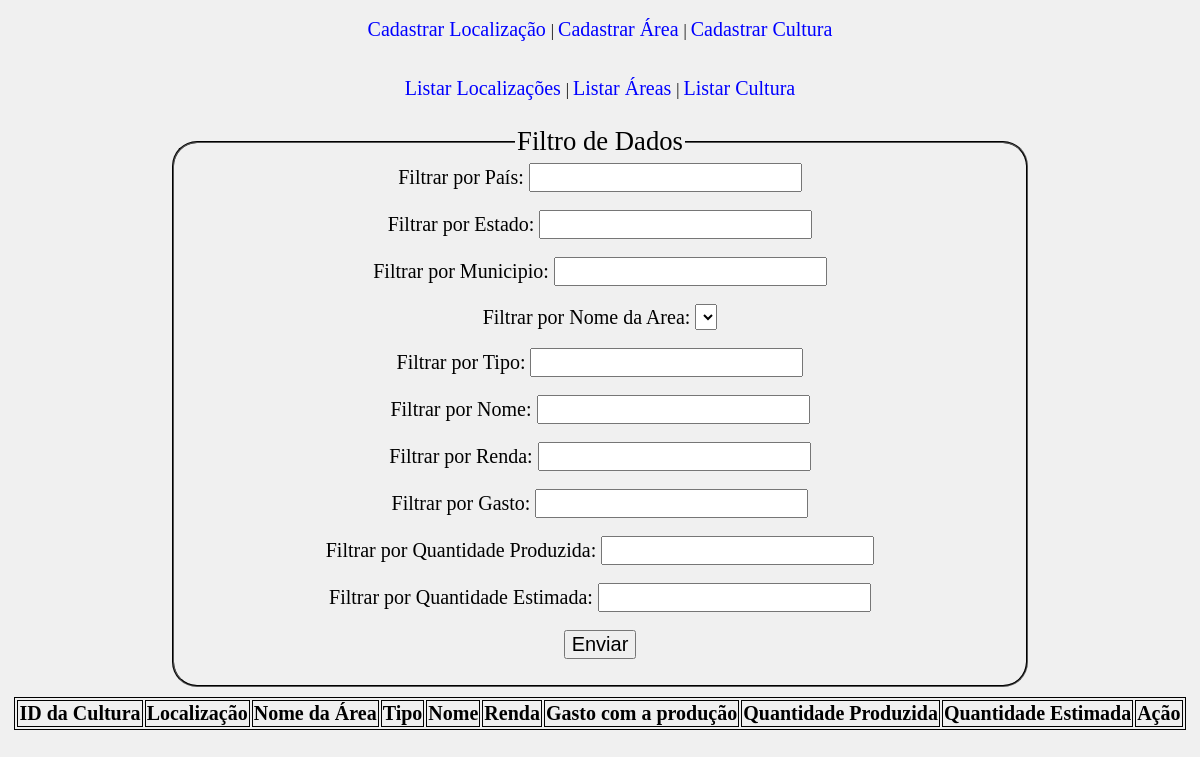
The page /listar_cultura.php on the database as committed earlier.
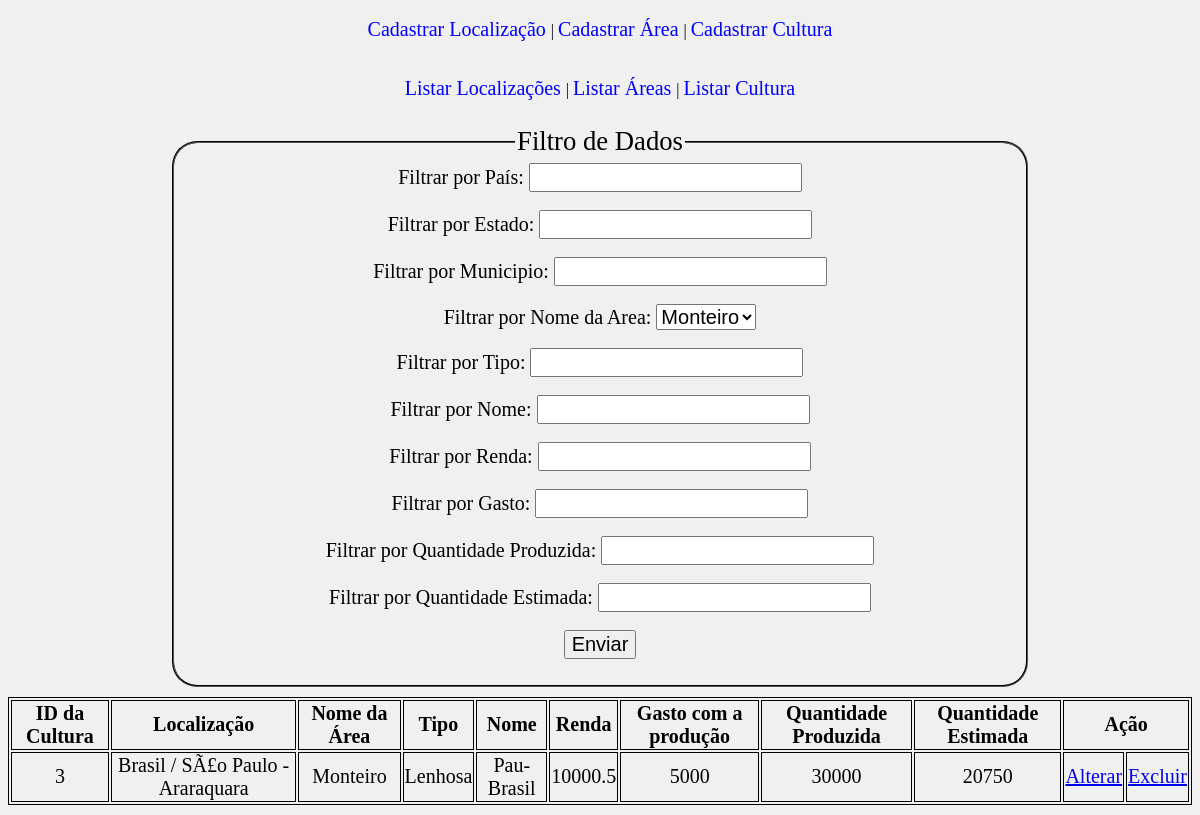
The same page on the database as committed later.
### tables this page shows
CREATE TABLE IF NOT EXISTS `cultura` (
  `ID_cultura` int(5) NOT NULL AUTO_INCREMENT,
  `cod_area` int(5) NOT NULL,
  `tipo` varchar(50) NOT NULL,
  `nome_cul` varchar(50) NOT NULL,
  `renda` float NOT NULL,
  `gasto` float NOT NULL,
  `q_produzida` float NOT NULL,
  `q_esperada` float NOT NULL,
  PRIMARY KEY (`ID_cultura`),
  KEY `cod_area` (`cod_area`)
);

CREATE TABLE IF NOT EXISTS `localizacao` (
  `ID_localizacao` int(5) NOT NULL AUTO_INCREMENT,
  `pais` varchar(50) NOT NULL,
  `estado` varchar(50) NOT NULL,
  `municipio` varchar(50) NOT NULL,
  PRIMARY KEY (`ID_localizacao`),
  KEY `ID_localizacao` (`ID_localizacao`),
  KEY `ID_localizacao_2` (`ID_localizacao`),
  KEY `ID_localizacao_3` (`ID_localizacao`)
);

CREATE TABLE IF NOT EXISTS `area` (
  `ID_area` int(5) NOT NULL AUTO_INCREMENT,
  `cod_localizacao` varchar(50) NOT NULL,
  `nome` varchar(50) NOT NULL,
  `uni_medida` varchar(10) NOT NULL,
  `tamanho` double NOT NULL,
  PRIMARY KEY (`ID_area`),
  KEY `cod_localizacao` (`cod_localizacao`),
  KEY `ID_area` (`ID_area`)
);

### listar_cultura.php (the view, shortened to what this page needs)
<?php
	include "conexao.php";
	include "funcao.php";
?>
<html>
	<head>
		<link rel="stylesheet" href="estilos.css"/>
	</head>
	<body class="corpo">
		<fieldset class="fieldset">
			<legend>Filtro de Dados</legend>
			<form action="listar_cultura.php" method="post">
				<label>Filtrar por País: </label>
				<input type="text" name="filtroPais"/>
				<br />
				<br />
				<label>Filtrar por Estado: </label>
				<input type="text" name="filtroEst"/>
				<br />
				<br />
				<label>Filtrar por Municipio: </label>
				<input type="text" name="filtroMun"/>
				<br />
				<br />
				<label>Filtrar por Nome da Area: </label>
				<select name="filtroNomeArea">
					<?php
						$select = "select * from info_cultura";
						$resultado = mysqli_query($link, $select) or die(mysqli_error($link));
						while($linha = mysqli_fetch_array($resultado)){
							echo "<option value='" .$linha["ID_cultura"] . "'>" . $linha["nome"] . "</option>";
						}
					?>
				</select>
				<br />
				<br />
				<label>Filtrar por Tipo: </label>
				<input type="text" name="filtroTipo"/>
				<br />
				<br />
				<label>Filtrar por Nome: </label>
				<input type="text" name="filtroNome"/>
				<br />
				<br />
				<label>Filtrar por Renda: </label>
				<input type="text" name="filtroRenda"/>
				<br />
				<br />
				<label>Filtrar por Gasto: </label>
				<input type="text" name="filtroGasto"/>
				<br />
				<br />
				<label>Filtrar por Quantidade Produzida: </label>
				<input type="text" name="filtroQuanProd"/>
				<br />
				<br />
				<label>Filtrar por Quantidade Estimada: </label>
				<input type="text" name="filtroQuanEst"/>
				<br />
				<br />
				<input type="submit" value="Enviar"/>
			</form>
		</fieldset>
		<table class="table">
			<thead>
				<tr>
					<th>ID da Cultura</th>
					<th>Localização</th>
					<th>Nome da Área</th>
					<th>Tipo</th>
					<th>Nome</th>
					<th>Renda</th>
					<th>Gasto com a produção</th>
					<th>Quantidade Produzida</th>
					<th>Quantidade Estimada</th>
					<th colspan="2">Ação</th>
				</tr>
			</thead>
			<tbody>
				<?php
					$select = "SELECT * FROM cultura
					INNER JOIN area ON area.ID_area = cultura.cod_area
					INNER JOIN localizacao ON localizacao.ID_localizacao = area.cod_localizacao";
					$resultado = mysqli_query($link, $select) or die( mysqli_error($link));
					while( $linha = mysqli_fetch_array($resultado) ){
						echo "<tr>";
							echo "<td>" . $linha['ID_cultura'] . "</td>";
							echo "<td>" . $linha['pais'] . " / " . $linha['estado'] . " - " . $linha['municipio'] . "</td>";
							echo "<td>" . $linha['nome'] . "</td>";
							echo "<td>" . $linha['tipo'] . "</td>";
							echo "<td>" . $linha['nome_cul'] . "</td>";
							echo "<td>" . $linha['renda'] . "</td>";
							echo "<td>" . $linha['gasto'] . "</td>";
							echo "<td>" . $linha['q_produzida'] . "</td>";
							echo "<td>" . $linha['q_esperada'] . "</td>";
							echo "<td> <a href='form_alterar_cultura.php?id=" . $linha['ID_cultura'] . "'> Alterar </a></td>";
							echo "<td> <a href='remove_cultura.php?id=" . $linha['ID_cultura'] . "'> Excluir </a></td>";
						echo "</tr>";
					}
				?>
			</tbody>
		</table>
	</body>
</html>

Rows that differ between the two databases and show on the page:
added cultura: ID_cultura "3", localizacao.pais "Brasil", localizacao.estado "SÃ£o Paulo", localizacao.municipio "Araraquara", cod_area.nome "Monteiro", tipo "Lenhosa", nome_cul "Pau-Brasil", renda "10000.5", gasto "5000", q_produzida "30000", q_esperada "20750"
Other text that changed with them:
form field filtroNomeArea: (not shown) → "Monteiro"
